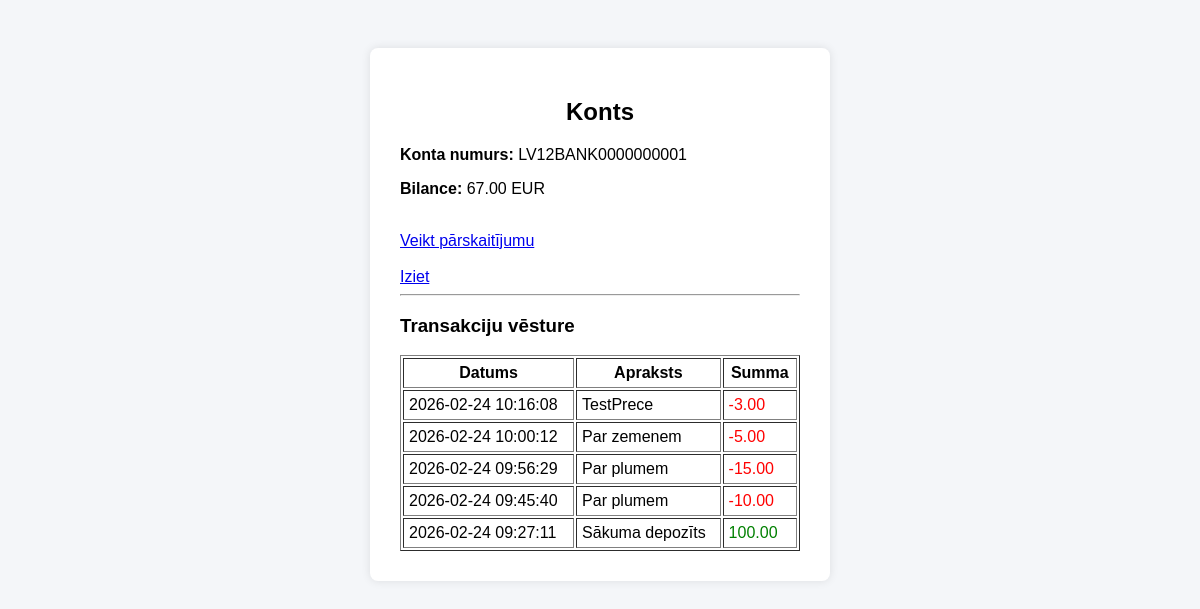
/dashboard.php (signed in), run on the app's committed database.
### tables this page shows
CREATE TABLE `users` (
  `id` int(11) NOT NULL,
  `email` varchar(100) DEFAULT NULL,
  `password` varchar(255) DEFAULT NULL,
  `account_number` varchar(50) DEFAULT NULL
);

CREATE TABLE `transactions` (
  `id` int(11) NOT NULL,
  `user_id` int(11) DEFAULT NULL,
  `amount` decimal(10,2) DEFAULT NULL,
  `description` varchar(255) DEFAULT NULL,
  `created_at` timestamp NOT NULL DEFAULT CURRENT_TIMESTAMP
);

### dashboard.php (the view, shortened to what this page needs)
<?php
require "config.php";
$user_id = $_SESSION['user_id'];
$stmt = $conn->prepare("SELECT account_number FROM users WHERE id = ?");
$stmt->execute([$user_id]);
$user = $stmt->fetch();
$account_number = $user['account_number'];
$stmt = $conn->prepare("SELECT SUM(amount) as balance FROM transactions WHERE user_id = ?");
$stmt->execute([$user_id]);
$result = $stmt->fetch();
$balance = $result['balance'] ?? 0;
$stmt = $conn->prepare("SELECT * FROM transactions WHERE user_id = ? ORDER BY created_at DESC");
$stmt->execute([$user_id]);
$transactions = $stmt->fetchAll();
?>
<!DOCTYPE html>
<html>
<head>
    <link rel="stylesheet" href="css/style.css">
</head>
<body>
<div class="container">
    <h2>Konts</h2>
    <p><strong>Konta numurs:</strong> <?= $account_number ?></p>
    <p><strong>Bilance:</strong> <?= number_format($balance, 2) ?> EUR</p>
    <br>
    <a href="transfer.php">Veikt pārskaitījumu</a><br><br>
    <a href="logout.php">Iziet</a>
    <hr>
    <h3>Transakciju vēsture</h3>
    <table border="1" width="100%" cellpadding="5">
        <tr>
            <th>Datums</th>
            <th>Apraksts</th>
            <th>Summa</th>
        </tr>
        <?php foreach ($transactions as $t): ?>
        <tr>
            <td><?= $t['created_at'] ?></td>
            <td><?= htmlspecialchars($t['description']) ?></td>
            <td style="color: <?= $t['amount'] < 0 ? 'red' : 'green' ?>;">
                <?= number_format($t['amount'], 2) ?>
            </td>
        </tr>
        <?php endforeach; ?>
    </table>
</div>
</body>
</html>

### css/style.css (style rules this page uses)
body { font-family: Arial, sans-serif; background: #f4f6f9; padding: 40px; }
.container { background: white; padding: 30px; max-width: 400px; margin: auto; border-radius: 8px; box-shadow: 0 0 10px rgba(0,0,0,0.1); }
h2 { text-align: center; }

### data on the page
users: account_number "LV12BANK0000000001"
transactions: created_at "2026-02-24 10:16:08", description "TestPrece", amount "-3.00"
transactions: created_at "2026-02-24 10:00:12", description "Par zemenem", amount "-5.00"
transactions: created_at "2026-02-24 09:56:29", description "Par plumem", amount "-15.00"
transactions: created_at "2026-02-24 09:45:40", description "Par plumem", amount "-10.00"
transactions: created_at "2026-02-24 09:27:11", description "Sākuma depozīts", amount "100.00"

### other printed values
$balance "67.00"
